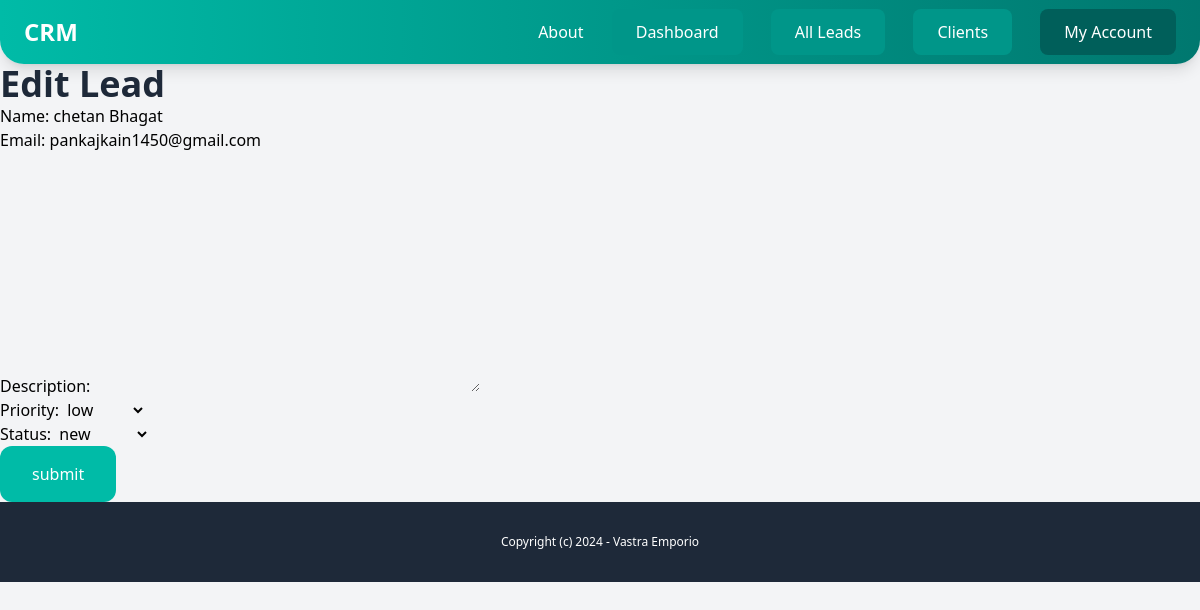
Screenshot of /dashboard/leads/28/edit (signed in) with the database file from the repository.
### leads/models.py (models this page shows, shortened)
class Leads(models.Model):
    LOW ='low'
    MEDIUM ='medium'
    HIGH ='high'
    PRIORITY_CHOICE =(
        (LOW,'low'),
        (MEDIUM,'Medium'),
        (HIGH,'High')
        )
    NEW ='new'
    CONTACTED ='contacted'
    WON ='won'
    LOST ='lost'
    LEAD_STATUS =(
        (NEW ,'new'),
        (CONTACTED ,'contacted'),
        (WON ,'won'),
        (LOST ,'lost')
    )
    team = models.ForeignKey(Team,related_name='lead',on_delete=models.CASCADE)
    Name = models.CharField(max_length=255)
    email = models.EmailField()
    description = models.TextField(blank=True,null=True)
    priority =models.CharField(max_length=10,choices=PRIORITY_CHOICE,default=MEDIUM)
    status = models.CharField(max_length=50,choices=LEAD_STATUS,default=NEW)
    converted_to_client = models.BooleanField(default=False)
    created_by =models.ForeignKey(User,on_delete=models.CASCADE,related_name='leads')
    created_at = models.DateTimeField(auto_now_add=True)
    modified_at = models.DateField(auto_now=True)
    class Meta:
        ordering=('Name',)
        verbose_name_plural ='Leads'

### leads/views.py (the view)
# urls.py: path('<int:pk>/edit',EditLeadView.as_view(),name='edit_lead')
class EditLeadView(LoginRequiredMixin,UpdateView):
    model =Leads
    fields =('Name','email','description','priority','status',)
    success_url = reverse_lazy('leads_list')
    def get_queryset(self):
        queryset = super(EditLeadView,self).get_queryset()
        return queryset.filter(created_by = self.request.user,pk=self.kwargs.get('pk'))

### leads/templates/leads/leads_form.html (shortened to what this page needs)
{% extends 'core/base.html' %}
{% block content %}
<div class="flex items-center space-x-4">
    <h1 class="text-4xl font-semibold text-gray-800  transform">Edit Lead</h1>
</div>
<form  method="POST" action="">
    {{form.as_p}}
    <button class="py-4 px-8 bg-teal-500 text-white rounded-xl">submit</button>
</form>
{% endblock %}s

### rows the page displays
Leads: Name "chetan Bhagat", email "pankajkain1450@gmail.com", priority "low", status "new"
